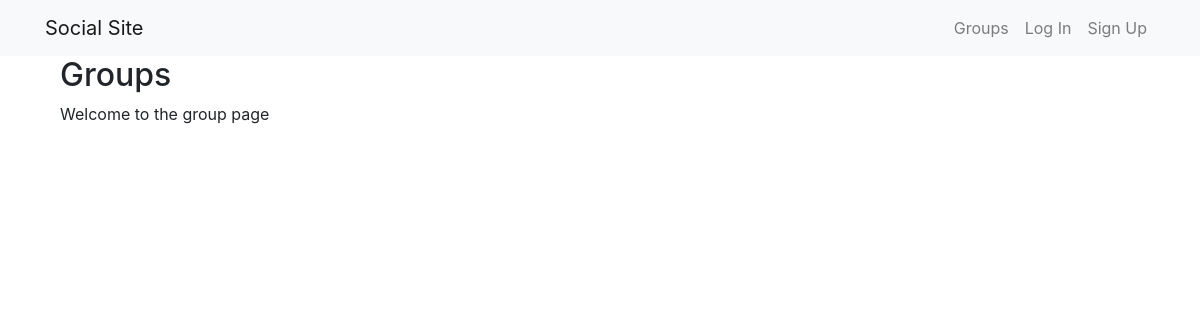
Page /groups/ on the earlier database version.
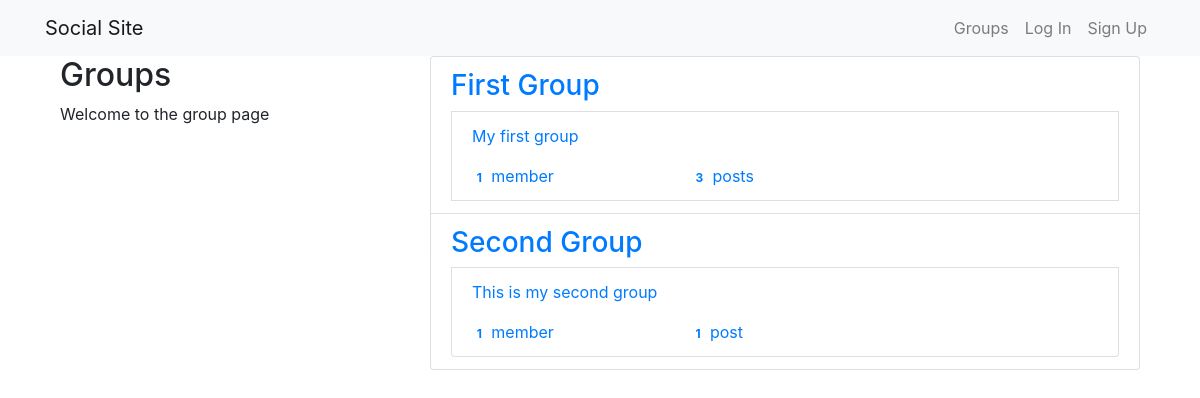
Same page on the later database version.
### groups/models.py (models this page shows, shortened)
class Group(models.Model):
    name = models.CharField(max_length=256, unique=True)
    slug = models.SlugField(allow_unicode=True, unique=True)
    description = models.TextField(blank=True, default='')
    description_html = models.TextField(editable=False, default='', blank=True)
    members = models.ManyToManyField(User, through='GroupMember')
    class Meta:
        ordering = ['name']

### groups/views.py (the view)
# urls.py: path('', views.ListGroups.as_view(),name='all'),
class ListGroups(generic.ListView):
    model = Group

### groups/templates/groups/group_list.html (shortened to what this page needs)
{% extends "groups/group_base.html" %}
{% block pregroup %}
  <div class="col-md-4">
    <div class="content">
      <h2>Groups</h2>
      <p>Welcome to the group page</p>
    </div>
  </div>
{% endblock  %}
{% block group_content %}
  <div class="col-md-8">
    <div class="list-group">
      {% for group in object_list %}
        <a class='list-group-item' href="{% url 'groups:single' slug=group.slug %}" id='not_underline'>
          <h3 class="title list-group-item-heading">{{ group.name }}</h3>
          <div class="list-group-item container-fluid">
            {{ group.description_html|safe}}
            <div class="row">
              <div class="col-md-4">
                <span class='badge'>{{ group.members.count }}</span>
                member{{ group.members.count|pluralize }}
              </div>
              <div class="col-md-4">
                <span class="badge">{{ group.posts.count }}</span>
                post{{ group.posts.count|pluralize }}
              </div>
            </div>
          </div>
        </a>
      {% endfor %}
    </div>
  </div>
{% endblock  %}

### groups/templates/groups/group_base.html (shortened to what this page needs)
{% extends "base.html" %}
{% block content %}
  <div class="container">
    <div class="row">
      {% block pregroup %}{% endblock  %}
      {% block group_content %}{% endblock  %}
    </div>
  </div>
{% endblock  %}

### templates/base.html (shortened to what this page needs)
<!DOCTYPE html>
{% load static %}
<html lang="en" dir="ltr">
  <head>
    <link rel="stylesheet" href="https://cdn.jsdelivr.net/npm/bootstrap@4.6.0/dist/css/bootstrap.min.css">
    <link rel="stylesheet" href="{% static 'css/master.css' %}">
  </head>
  <body>
    <nav class="navbar navbar-expand-sm navbar-light bg-light mynav" role='navigation' id='navbar'>
      <div class="container">
        <a class="navbar-brand mynav" href="{% url 'home' %}">Social Site</a>
        <ul class="nav navbar-nav navbar-right">
          {% if user.is_authenticated %}
            <li> <a class="nav-link" href="{% url 'posts:create' %}">Post</a> </li>
            <li> <a class="nav-link" href="{% url 'groups:all' %}">Groups</a> </li>
            <li> <a class="nav-link" href="{% url 'groups:create' %}">Create Group</a> </li>
            <li> <a class="nav-link" href="{% url 'accounts:logout' %}">Log Out</a> </li>
          {% else %}
            <li> <a class="nav-link" href="{% url 'groups:all' %}">Groups</a> </li>
            <li> <a class="nav-link" href="{% url 'accounts:login' %}">Log In</a> </li>
            <li> <a class="nav-link" href="{% url 'accounts:signup' %}">Sign Up</a> </li>
          {% endif %}
        </ul>
      </div>
    </nav>
    <div class="container mycontent">
      {% block content %}
      {% endblock  %}
    </div>
  </body>
</html>

Differences in the rows shown:
added Group: name "First Group", description_html "My first group", members.count "1", posts.count "3"
added Group: name "Second Group", description_html "This is my second group", members.count "1", posts.count "1"
